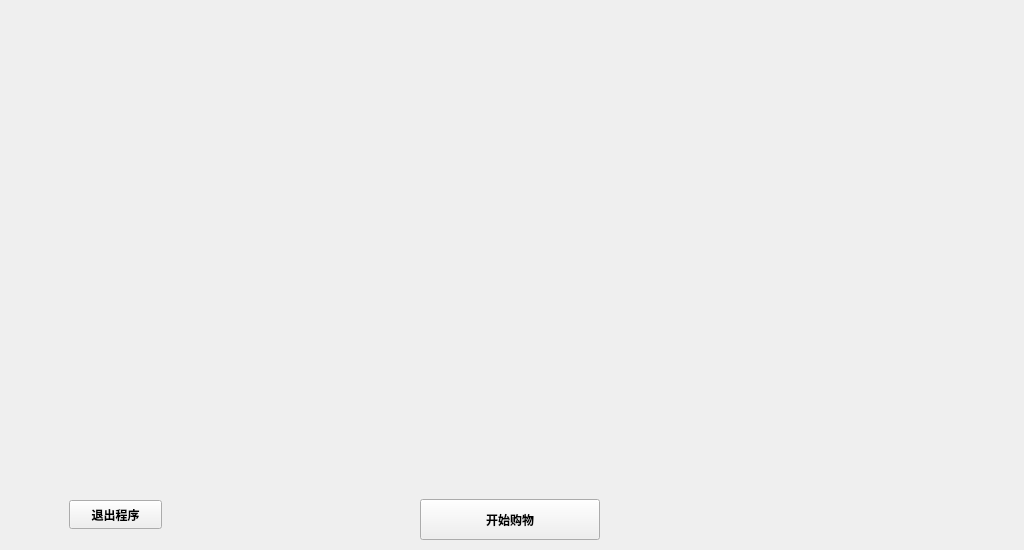
<?xml version="1.0" encoding="UTF-8"?>
<ui version="4.0">
 <class>Widget</class>
 <widget class="QWidget" name="Widget">
  <property name="geometry">
   <rect>
    <x>0</x>
    <y>0</y>
    <width>1024</width>
    <height>550</height>
   </rect>
  </property>
  <property name="windowTitle">
   <string>Widget</string>
  </property>
  <property name="styleSheet">
   <string notr="true"/>
  </property>
  <widget class="QPushButton" name="exitButton">
   <property name="geometry">
    <rect>
     <x>69</x>
     <y>500</y>
     <width>93</width>
     <height>29</height>
    </rect>
   </property>
   <property name="font">
    <font>
     <family>SrcMing</family>
     <bold>true</bold>
    </font>
   </property>
   <property name="text">
    <string>退出程序</string>
   </property>
  </widget>
  <widget class="QPushButton" name="startButton">
   <property name="geometry">
    <rect>
     <x>420</x>
     <y>499</y>
     <width>180</width>
     <height>41</height>
    </rect>
   </property>
   <property name="font">
    <font>
     <family>SrcMing</family>
     <bold>true</bold>
    </font>
   </property>
   <property name="styleSheet">
    <string notr="true"/>
   </property>
   <property name="text">
    <string>开始购物</string>
   </property>
  </widget>
  <widget class="QLabel" name="adLabel">
   <property name="geometry">
    <rect>
     <x>110</x>
     <y>30</y>
     <width>800</width>
     <height>450</height>
    </rect>
   </property>
   <property name="text">
    <string/>
   </property>
  </widget>
 </widget>
 <resources/>
 <connections/>
</ui>
